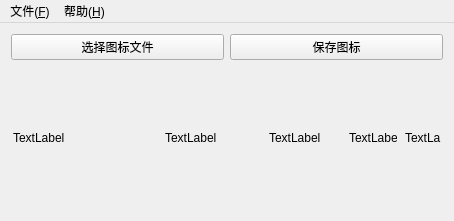
<?xml version="1.0" encoding="UTF-8"?>
<ui version="4.0">
 <class>DialogMain</class>
 <widget class="QMainWindow" name="DialogMain">
  <property name="geometry">
   <rect>
    <x>0</x>
    <y>0</y>
    <width>454</width>
    <height>212</height>
   </rect>
  </property>
  <property name="windowTitle">
   <string>AndroidIcon</string>
  </property>
  <widget class="QWidget" name="widget">
   <layout class="QVBoxLayout" name="verticalLayout">
    <item>
     <layout class="QHBoxLayout" name="horizontalLayout_2">
      <item>
       <widget class="QPushButton" name="pushButton">
        <property name="text">
         <string>选择图标文件</string>
        </property>
       </widget>
      </item>
      <item>
       <widget class="QPushButton" name="pushButton_2">
        <property name="text">
         <string>保存图标</string>
        </property>
       </widget>
      </item>
     </layout>
    </item>
    <item>
     <layout class="QHBoxLayout" name="horizontalLayout">
      <item>
       <widget class="QLabel" name="label_144x144">
        <property name="minimumSize">
         <size>
          <width>144</width>
          <height>144</height>
         </size>
        </property>
        <property name="maximumSize">
         <size>
          <width>144</width>
          <height>144</height>
         </size>
        </property>
        <property name="text">
         <string>TextLabel</string>
        </property>
       </widget>
      </item>
      <item>
       <widget class="QLabel" name="label_096x096">
        <property name="minimumSize">
         <size>
          <width>96</width>
          <height>96</height>
         </size>
        </property>
        <property name="maximumSize">
         <size>
          <width>96</width>
          <height>96</height>
         </size>
        </property>
        <property name="text">
         <string>TextLabel</string>
        </property>
       </widget>
      </item>
      <item>
       <widget class="QLabel" name="label_072x072">
        <property name="minimumSize">
         <size>
          <width>72</width>
          <height>72</height>
         </size>
        </property>
        <property name="maximumSize">
         <size>
          <width>72</width>
          <height>72</height>
         </size>
        </property>
        <property name="text">
         <string>TextLabel</string>
        </property>
       </widget>
      </item>
      <item>
       <widget class="QLabel" name="label_048x048">
        <property name="minimumSize">
         <size>
          <width>48</width>
          <height>48</height>
         </size>
        </property>
        <property name="maximumSize">
         <size>
          <width>48</width>
          <height>48</height>
         </size>
        </property>
        <property name="text">
         <string>TextLabel</string>
        </property>
       </widget>
      </item>
      <item>
       <widget class="QLabel" name="label_036x036">
        <property name="minimumSize">
         <size>
          <width>36</width>
          <height>36</height>
         </size>
        </property>
        <property name="maximumSize">
         <size>
          <width>36</width>
          <height>36</height>
         </size>
        </property>
        <property name="text">
         <string>TextLabel</string>
        </property>
       </widget>
      </item>
     </layout>
    </item>
   </layout>
  </widget>
  <widget class="QMenuBar" name="menuBar">
   <property name="geometry">
    <rect>
     <x>0</x>
     <y>0</y>
     <width>454</width>
     <height>22</height>
    </rect>
   </property>
   <widget class="QMenu" name="menu_F">
    <property name="title">
     <string>文件(&amp;F)</string>
    </property>
    <addaction name="action_Open"/>
    <addaction name="action_Save"/>
   </widget>
   <widget class="QMenu" name="menu_H">
    <property name="title">
     <string>帮助(&amp;H)</string>
    </property>
    <addaction name="action_About"/>
    <addaction name="action_Help"/>
   </widget>
   <addaction name="menu_F"/>
   <addaction name="menu_H"/>
  </widget>
  <action name="action_Open">
   <property name="text">
    <string>打开图标(&amp;O)</string>
   </property>
   <property name="shortcut">
    <string>Ctrl+O</string>
   </property>
  </action>
  <action name="action_Save">
   <property name="text">
    <string>保存图标(&amp;S)</string>
   </property>
   <property name="toolTip">
    <string>保存图标(S)</string>
   </property>
   <property name="shortcut">
    <string>Ctrl+S</string>
   </property>
  </action>
  <action name="action_About">
   <property name="text">
    <string>关于(&amp;A)</string>
   </property>
  </action>
  <action name="action_Help">
   <property name="text">
    <string>帮助(&amp;H)</string>
   </property>
  </action>
 </widget>
 <layoutdefault spacing="6" margin="11"/>
 <resources/>
 <connections>
  <connection>
   <sender>action_Open</sender>
   <signal>triggered()</signal>
   <receiver>pushButton</receiver>
   <slot>click()</slot>
   <hints>
    <hint type="sourcelabel">
     <x>-1</x>
     <y>-1</y>
    </hint>
    <hint type="destinationlabel">
     <x>130</x>
     <y>61</y>
    </hint>
   </hints>
  </connection>
  <connection>
   <sender>action_Save</sender>
   <signal>triggered()</signal>
   <receiver>pushButton_2</receiver>
   <slot>click()</slot>
   <hints>
    <hint type="sourcelabel">
     <x>-1</x>
     <y>-1</y>
    </hint>
    <hint type="destinationlabel">
     <x>334</x>
     <y>49</y>
    </hint>
   </hints>
  </connection>
 </connections>
</ui>
